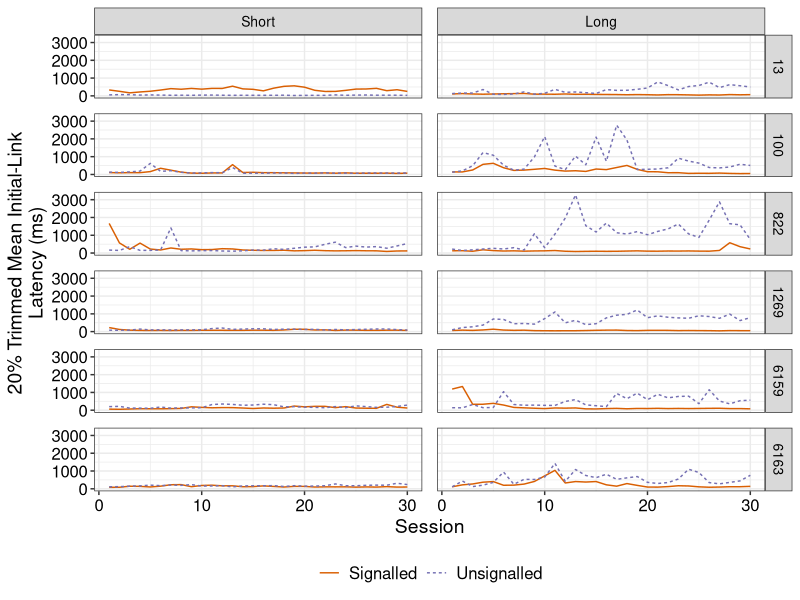
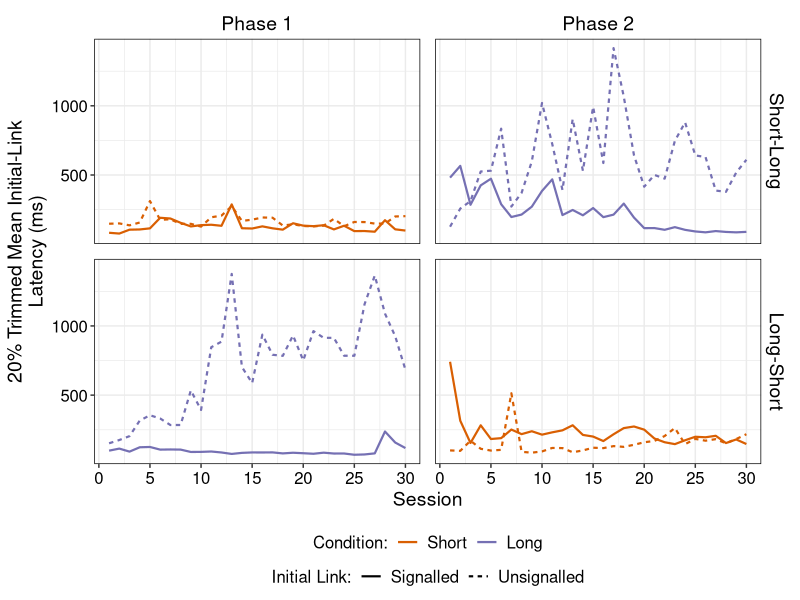
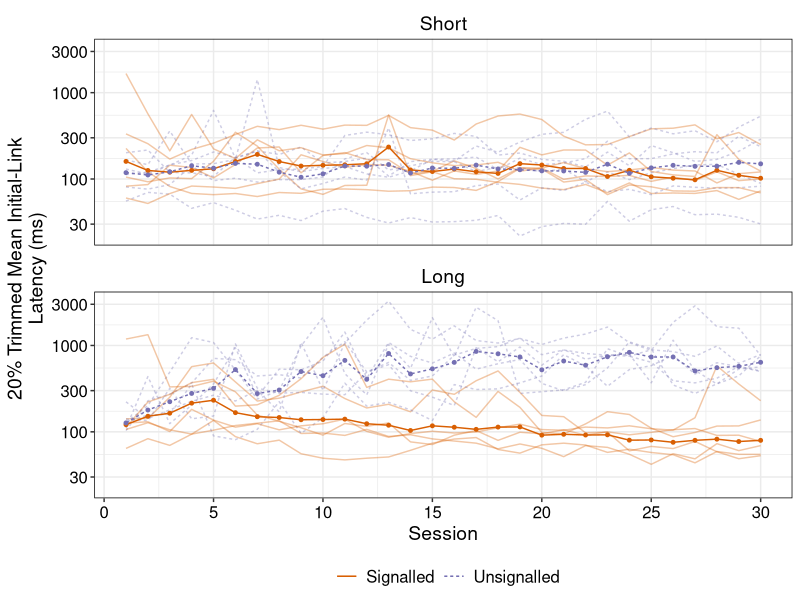
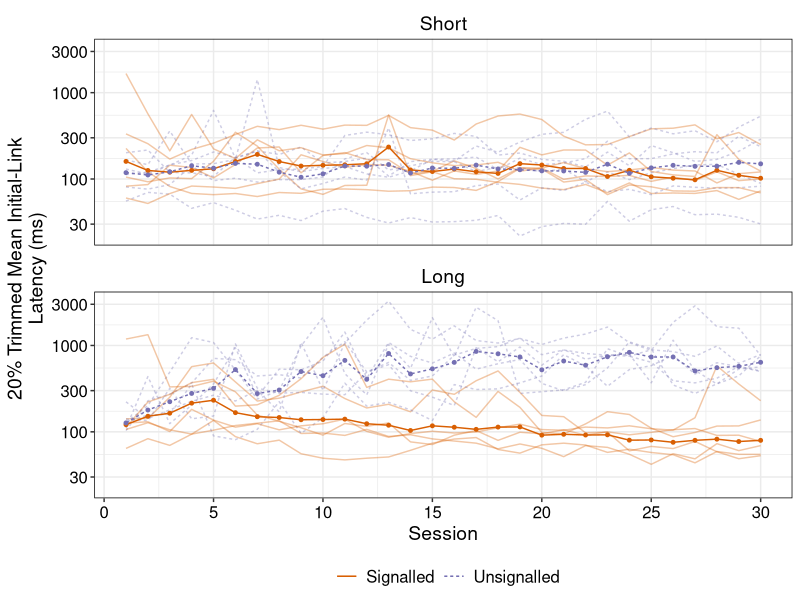

Reproduce these figures in R, in order.
library(tidyverse)
options(
  pillar.print_min = 35,
  pillar.sigfig = 2
)

s_l <- c(6163, 6159, 100)
l_s <- c(13, 1269, 822)

# Load Data
data <- read_csv("data/latency_data.csv") |>
  pivot_longer(
    cols = c(p1_1:last_col()),
    names_to = "phase_session",
    values_to = "latency_ms"
  ) |>
  mutate(
    #subject = factor(subject),
    session = sub(".*_", "", phase_session),
    session = as.numeric(session),
    phase = sub("_.*", "", phase_session),
    phase = factor(phase, labels = c("Phase 1", "Phase 2")),
    order = case_when(
      subject %in% s_l ~ "Short-Long",
      subject %in% l_s ~ "Long-Short"
    ),
    order = factor(order, levels = c("Short-Long", "Long-Short")),
    condition = case_when(
      order == "Long-Short" & phase == "Phase 1" ~ "Long",
      order == "Long-Short" & phase == "Phase 2" ~ "Short",
      order == "Short-Long" & phase == "Phase 1" ~ "Short",
      order == "Short-Long" & phase == "Phase 2" ~ "Long",
    ),
    condition = factor(condition, levels = c("Short", "Long")),
  ) |>
  select(-c(phase_session))

sess_data <- data |>
  group_by(subject, phase, order, condition, session, il_fun) |>
  summarise(
    m_tr = mean(latency_ms, tr = 0.2, na.rm = TRUE)
  )

# Plot Variables and functions
#-------------------------------------------------------------------------------
pal <- palette.colors(palette = "Dark 2")[-c(1)]
y_lab <- "20% Trimmed Mean Initial-Link\nLatency (ms)"

trimmed_mean <- function(x, tr = 0.2) {
  mean(x, trim = tr)
}

#Plot: By Condition and Subject and IL
#-------------------------------------------------------------------------------
# By Condition and Subject and Phase
lat_lc_1 <- ggplot(sess_data, aes(x = session, y = m_tr)) +
  geom_line(aes(colour = il_fun, linetype = il_fun)) +
  facet_grid(subject ~ condition) +
  labs(
    x = "Session",
    y = y_lab
  ) +
  scale_colour_manual(values = pal) +
  # scale_y_continuous(breaks = seq(0, 3, 0.5)) +
  theme_bw() +
  theme(
    axis.text = element_text(size = 12, colour = "black"),
    axis.title = element_text(size = 14, colour = "black"),
    strip.text = element_text(size = 10, colour = "black"),
    panel.spacing = unit(0.75, "lines"),
    legend.position = "bottom",
    legend.title = element_blank(),
    legend.text = element_text(size = 12)
  )

#Plot: By Condition and Phase and IL
#-------------------------------------------------------------------------------
lat_lc_2 <- ggplot(sess_data, aes(x = session, y = m_tr)) +
  stat_summary(
    geom = "line",
    fun = trimmed_mean,
    aes(colour = condition, linetype = il_fun),
    linewidth = 0.75
  ) +
  facet_grid(order ~ phase) +
  labs(
    x = "Session",
    y = y_lab,
    colour = "Condition:",
    linetype = "Initial Link:"
  ) +
  scale_colour_manual(values = pal) +
  scale_x_continuous(breaks = seq(0, 30, 5)) +
  theme_bw() +
  theme(
    axis.text = element_text(size = 12, colour = "black"),
    axis.title = element_text(size = 14, colour = "black"),
    strip.text = element_text(size = 14, colour = "black"),
    strip.background = element_blank(),
    panel.spacing = unit(0.75, "lines"),
    panel.border = element_rect(colour = "black", fill = NA),
    legend.position = "bottom",
    legend.box = "vertical",
    legend.title = element_text(size = 12),
    legend.text = element_text(size = 12),
    legend.spacing.y = unit(0.1, "lines"),
    legend.key.height = unit(0.6, "lines")
  ) +
  guides(
    colour = guide_legend(nrow = 1),
    linetype = guide_legend(nrow = 1)
  )

#Plot: By Condition and IL
#-------------------------------------------------------------------------------
sess_data$subj_il <- paste(sess_data$subject, sess_data$il_fun, sep = "_")

lat_lc_3 <- latency_condition <- ggplot(
  sess_data,
  aes(x = session, y = m_tr, colour = il_fun)
) +
  geom_line(aes(group = subj_il, linetype = il_fun), alpha = 0.35) +
  stat_summary(
    geom = "line",
    fun = trimmed_mean,
    aes(linetype = il_fun)
  ) +

  stat_summary(
    geom = "point",
    fun = trimmed_mean,
    aes(group = il_fun),
    size = 1
  ) +
  facet_wrap(~condition, nrow = 2) +
  labs(
    x = "Session",
    y = y_lab,
    linetype = "",
    colour = ""
  ) +
  scale_x_continuous(breaks = seq(0, 30, 5)) +
  scale_y_continuous(trans = 'log10') +
  scale_colour_manual(values = pal) +
  guides(colour = guide_legend(override.aes = list(shape = NA))) +
  theme_bw() +
  theme(
    axis.text = element_text(size = 12, colour = "black"),
    axis.title = element_text(size = 14, colour = "black"),
    strip.text = element_text(size = 14, colour = "black"),
    strip.background = element_blank(),
    panel.spacing = unit(0.75, "lines"),
    panel.border = element_rect(colour = "black", fill = NA),
    legend.position = "bottom",
    legend.box = "vertical",
    legend.title = element_text(size = 12),
    legend.text = element_text(size = 12),
    legend.spacing.y = unit(0.1, "lines"),
    legend.key.height = unit(0.6, "lines")
  )
